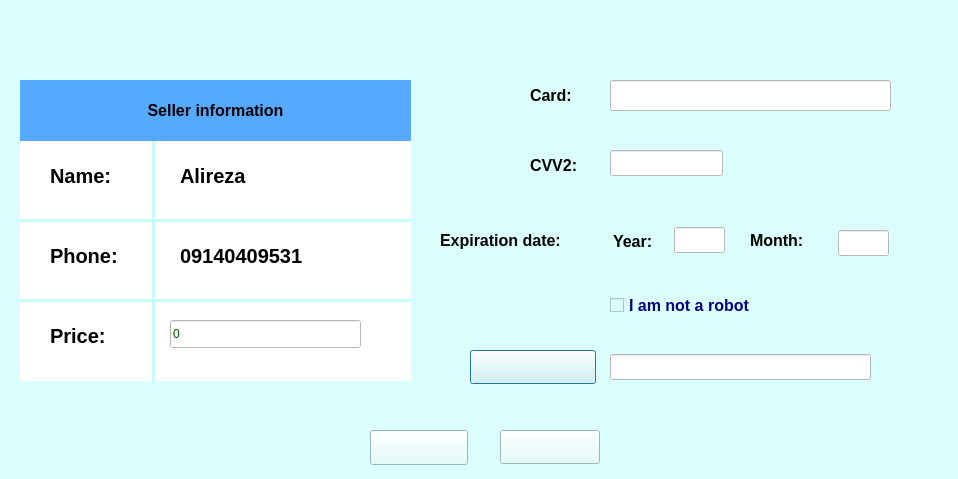
<?xml version="1.0" encoding="UTF-8"?>
<ui version="4.0">
 <class>Transaction</class>
 <widget class="QDialog" name="Transaction">
  <property name="geometry">
   <rect>
    <x>0</x>
    <y>0</y>
    <width>958</width>
    <height>479</height>
   </rect>
  </property>
  <property name="windowTitle">
   <string>Dialog</string>
  </property>
  <property name="styleSheet">
   <string notr="true">background-color: rgb(219, 255, 252);</string>
  </property>
  <widget class="QLineEdit" name="lineEdit_card">
   <property name="geometry">
    <rect>
     <x>610</x>
     <y>80</y>
     <width>281</width>
     <height>31</height>
    </rect>
   </property>
   <property name="styleSheet">
    <string notr="true">background-color: rgb(255, 255, 255);</string>
   </property>
  </widget>
  <widget class="QPushButton" name="pushButton_password">
   <property name="geometry">
    <rect>
     <x>470</x>
     <y>350</y>
     <width>126</width>
     <height>34</height>
    </rect>
   </property>
   <property name="styleSheet">
    <string notr="true">background-image: url(:/new/prefix1/Second password.png);</string>
   </property>
   <property name="text">
    <string/>
   </property>
  </widget>
  <widget class="QLabel" name="label">
   <property name="geometry">
    <rect>
     <x>530</x>
     <y>80</y>
     <width>63</width>
     <height>31</height>
    </rect>
   </property>
   <property name="font">
    <font>
     <pointsize>12</pointsize>
     <bold>true</bold>
    </font>
   </property>
   <property name="styleSheet">
    <string notr="true">background-color: rgb();</string>
   </property>
   <property name="text">
    <string>Card:</string>
   </property>
  </widget>
  <widget class="QLineEdit" name="lineEdit_cvv2">
   <property name="geometry">
    <rect>
     <x>610</x>
     <y>150</y>
     <width>113</width>
     <height>26</height>
    </rect>
   </property>
   <property name="styleSheet">
    <string notr="true">background-color: rgb(255, 255, 255);</string>
   </property>
  </widget>
  <widget class="QLineEdit" name="lineEdit_year">
   <property name="geometry">
    <rect>
     <x>674</x>
     <y>227</y>
     <width>51</width>
     <height>26</height>
    </rect>
   </property>
   <property name="styleSheet">
    <string notr="true">background-color: rgb(255, 255, 255);</string>
   </property>
  </widget>
  <widget class="QLineEdit" name="lineEdit_month">
   <property name="geometry">
    <rect>
     <x>838</x>
     <y>230</y>
     <width>51</width>
     <height>26</height>
    </rect>
   </property>
   <property name="styleSheet">
    <string notr="true">background-color: rgb(255, 255, 255);</string>
   </property>
  </widget>
  <widget class="QLineEdit" name="lineEdit_pssword">
   <property name="geometry">
    <rect>
     <x>610</x>
     <y>354</y>
     <width>261</width>
     <height>26</height>
    </rect>
   </property>
   <property name="styleSheet">
    <string notr="true">background-color: rgb(255, 255, 255);</string>
   </property>
  </widget>
  <widget class="QCheckBox" name="checkBox_robot">
   <property name="geometry">
    <rect>
     <x>610</x>
     <y>280</y>
     <width>271</width>
     <height>51</height>
    </rect>
   </property>
   <property name="font">
    <font>
     <pointsize>12</pointsize>
     <bold>true</bold>
    </font>
   </property>
   <property name="styleSheet">
    <string notr="true">color: rgb(0, 0, 127);</string>
   </property>
   <property name="text">
    <string>I am not a robot</string>
   </property>
   <property name="iconSize">
    <size>
     <width>30</width>
     <height>30</height>
    </size>
   </property>
  </widget>
  <widget class="QPushButton" name="pushButton_cancel">
   <property name="geometry">
    <rect>
     <x>370</x>
     <y>430</y>
     <width>98</width>
     <height>35</height>
    </rect>
   </property>
   <property name="styleSheet">
    <string notr="true">background-image: url(:/new/prefix1/cancel for kala.png);</string>
   </property>
   <property name="text">
    <string/>
   </property>
  </widget>
  <widget class="QPushButton" name="pushButton_payment">
   <property name="geometry">
    <rect>
     <x>500</x>
     <y>430</y>
     <width>100</width>
     <height>34</height>
    </rect>
   </property>
   <property name="styleSheet">
    <string notr="true">background-image: url(:/new/prefix1/Patment.png);</string>
   </property>
   <property name="text">
    <string/>
   </property>
  </widget>
  <widget class="QLabel" name="label_2">
   <property name="geometry">
    <rect>
     <x>530</x>
     <y>150</y>
     <width>63</width>
     <height>31</height>
    </rect>
   </property>
   <property name="font">
    <font>
     <pointsize>12</pointsize>
     <bold>true</bold>
    </font>
   </property>
   <property name="styleSheet">
    <string notr="true">background-color: rgb();</string>
   </property>
   <property name="text">
    <string>CVV2:</string>
   </property>
  </widget>
  <widget class="QLabel" name="label_3">
   <property name="geometry">
    <rect>
     <x>750</x>
     <y>225</y>
     <width>71</width>
     <height>31</height>
    </rect>
   </property>
   <property name="font">
    <font>
     <pointsize>12</pointsize>
     <bold>true</bold>
    </font>
   </property>
   <property name="styleSheet">
    <string notr="true">background-color: rgb();</string>
   </property>
   <property name="text">
    <string>Month:</string>
   </property>
  </widget>
  <widget class="QLabel" name="label_4">
   <property name="geometry">
    <rect>
     <x>613</x>
     <y>226</y>
     <width>51</width>
     <height>31</height>
    </rect>
   </property>
   <property name="font">
    <font>
     <pointsize>12</pointsize>
     <bold>true</bold>
    </font>
   </property>
   <property name="styleSheet">
    <string notr="true">background-color: rgb();</string>
   </property>
   <property name="text">
    <string>Year:</string>
   </property>
  </widget>
  <widget class="QLabel" name="label_5">
   <property name="geometry">
    <rect>
     <x>440</x>
     <y>220</y>
     <width>161</width>
     <height>41</height>
    </rect>
   </property>
   <property name="font">
    <font>
     <pointsize>12</pointsize>
     <bold>true</bold>
    </font>
   </property>
   <property name="styleSheet">
    <string notr="true">background-color: rgb();</string>
   </property>
   <property name="text">
    <string>Expiration date:</string>
   </property>
  </widget>
  <widget class="QWidget" name="widget" native="true">
   <property name="geometry">
    <rect>
     <x>20</x>
     <y>80</y>
     <width>391</width>
     <height>301</height>
    </rect>
   </property>
   <property name="styleSheet">
    <string notr="true">background-color: rgb(255, 255, 255);</string>
   </property>
   <widget class="Line" name="line">
    <property name="geometry">
     <rect>
      <x>0</x>
      <y>130</y>
      <width>391</width>
      <height>20</height>
     </rect>
    </property>
    <property name="font">
     <font>
      <pointsize>1</pointsize>
     </font>
    </property>
    <property name="styleSheet">
     <string notr="true">background-color: rgb();
color: rgb(198, 255, 250);</string>
    </property>
    <property name="frameShadow">
     <enum>QFrame::Plain</enum>
    </property>
    <property name="lineWidth">
     <number>3</number>
    </property>
    <property name="orientation">
     <enum>Qt::Horizontal</enum>
    </property>
   </widget>
   <widget class="Line" name="line_2">
    <property name="geometry">
     <rect>
      <x>0</x>
      <y>210</y>
      <width>391</width>
      <height>20</height>
     </rect>
    </property>
    <property name="font">
     <font>
      <pointsize>1</pointsize>
     </font>
    </property>
    <property name="styleSheet">
     <string notr="true">background-color: rgb();
color: rgb(198, 255, 250);</string>
    </property>
    <property name="frameShadow">
     <enum>QFrame::Plain</enum>
    </property>
    <property name="lineWidth">
     <number>3</number>
    </property>
    <property name="orientation">
     <enum>Qt::Horizontal</enum>
    </property>
   </widget>
   <widget class="Line" name="line_3">
    <property name="geometry">
     <rect>
      <x>123</x>
      <y>60</y>
      <width>20</width>
      <height>241</height>
     </rect>
    </property>
    <property name="styleSheet">
     <string notr="true">background-color: rgb();
color: rgb(198, 255, 250);</string>
    </property>
    <property name="frameShadow">
     <enum>QFrame::Plain</enum>
    </property>
    <property name="lineWidth">
     <number>3</number>
    </property>
    <property name="orientation">
     <enum>Qt::Vertical</enum>
    </property>
   </widget>
   <widget class="QLabel" name="label_seller">
    <property name="geometry">
     <rect>
      <x>0</x>
      <y>0</y>
      <width>391</width>
      <height>61</height>
     </rect>
    </property>
    <property name="font">
     <font>
      <pointsize>12</pointsize>
      <bold>true</bold>
     </font>
    </property>
    <property name="styleSheet">
     <string notr="true">background-color: rgb(85, 170, 255);</string>
    </property>
    <property name="text">
     <string>Seller information</string>
    </property>
    <property name="alignment">
     <set>Qt::AlignCenter</set>
    </property>
   </widget>
   <widget class="QLabel" name="label_8">
    <property name="geometry">
     <rect>
      <x>30</x>
      <y>160</y>
      <width>91</width>
      <height>31</height>
     </rect>
    </property>
    <property name="font">
     <font>
      <pointsize>15</pointsize>
      <bold>true</bold>
     </font>
    </property>
    <property name="styleSheet">
     <string notr="true">background-color: rgb();</string>
    </property>
    <property name="text">
     <string>Phone:</string>
    </property>
   </widget>
   <widget class="QLabel" name="label_9">
    <property name="geometry">
     <rect>
      <x>30</x>
      <y>240</y>
      <width>81</width>
      <height>31</height>
     </rect>
    </property>
    <property name="font">
     <font>
      <pointsize>15</pointsize>
      <bold>true</bold>
     </font>
    </property>
    <property name="styleSheet">
     <string notr="true">background-color: rgb();</string>
    </property>
    <property name="text">
     <string>Price:</string>
    </property>
   </widget>
   <widget class="QLabel" name="label_name">
    <property name="geometry">
     <rect>
      <x>160</x>
      <y>80</y>
      <width>181</width>
      <height>31</height>
     </rect>
    </property>
    <property name="font">
     <font>
      <pointsize>15</pointsize>
      <bold>true</bold>
     </font>
    </property>
    <property name="styleSheet">
     <string notr="true">background-color: rgb();</string>
    </property>
    <property name="text">
     <string>Alireza</string>
    </property>
   </widget>
   <widget class="QLabel" name="label_phone">
    <property name="geometry">
     <rect>
      <x>160</x>
      <y>160</y>
      <width>181</width>
      <height>31</height>
     </rect>
    </property>
    <property name="font">
     <font>
      <pointsize>15</pointsize>
      <bold>true</bold>
     </font>
    </property>
    <property name="styleSheet">
     <string notr="true">background-color: rgb();</string>
    </property>
    <property name="text">
     <string>09140409531</string>
    </property>
   </widget>
   <widget class="QLineEdit" name="lineEdit_price">
    <property name="geometry">
     <rect>
      <x>150</x>
      <y>240</y>
      <width>191</width>
      <height>28</height>
     </rect>
    </property>
    <property name="styleSheet">
     <string notr="true">color: rgb(0, 85, 0);</string>
    </property>
    <property name="text">
     <string>0</string>
    </property>
   </widget>
  </widget>
  <widget class="QLabel" name="label_7">
   <property name="geometry">
    <rect>
     <x>50</x>
     <y>160</y>
     <width>81</width>
     <height>31</height>
    </rect>
   </property>
   <property name="font">
    <font>
     <pointsize>15</pointsize>
     <bold>true</bold>
    </font>
   </property>
   <property name="styleSheet">
    <string notr="true">background-color: rgb();</string>
   </property>
   <property name="text">
    <string>Name:</string>
   </property>
  </widget>
  <widget class="QLabel" name="label_13">
   <property name="geometry">
    <rect>
     <x>-10</x>
     <y>0</y>
     <width>1011</width>
     <height>51</height>
    </rect>
   </property>
   <property name="styleSheet">
    <string notr="true">background-image: url(:/new/prefix1/internet.png);</string>
   </property>
   <property name="text">
    <string/>
   </property>
  </widget>
 </widget>
 <resources/>
 <connections/>
</ui>
